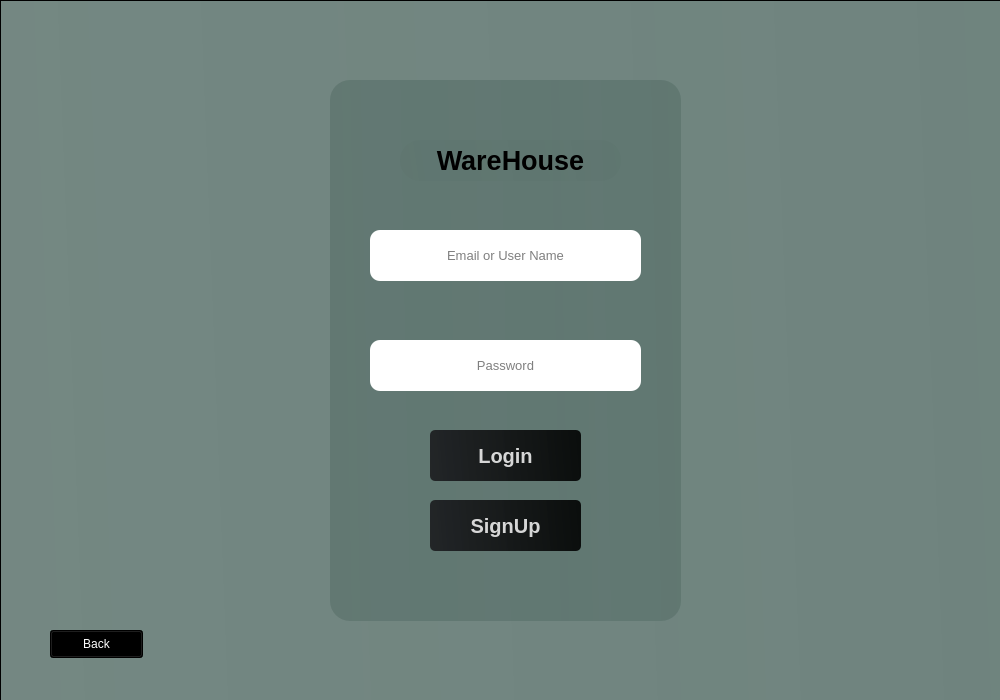
<?xml version="1.0" encoding="UTF-8"?>
<ui version="4.0">
 <class>Warehouse</class>
 <widget class="QWidget" name="Warehouse">
  <property name="geometry">
   <rect>
    <x>0</x>
    <y>0</y>
    <width>1000</width>
    <height>700</height>
   </rect>
  </property>
  <property name="windowTitle">
   <string>Form</string>
  </property>
  <widget class="QStackedWidget" name="Login">
   <property name="geometry">
    <rect>
     <x>0</x>
     <y>0</y>
     <width>1001</width>
     <height>701</height>
    </rect>
   </property>
   <property name="currentIndex">
    <number>0</number>
   </property>
   <widget class="QWidget" name="warehouse_login">
    <widget class="QLabel" name="Background_Image">
     <property name="geometry">
      <rect>
       <x>-70</x>
       <y>0</y>
       <width>1071</width>
       <height>700</height>
      </rect>
     </property>
     <property name="text">
      <string/>
     </property>
     <property name="pixmap">
      <pixmap>C:/Users/User/Downloads/1200.png</pixmap>
     </property>
    </widget>
    <widget class="QFrame" name="frame">
     <property name="geometry">
      <rect>
       <x>0</x>
       <y>0</y>
       <width>1001</width>
       <height>738</height>
      </rect>
     </property>
     <property name="styleSheet">
      <string notr="true">background-color: qlineargradient(spread:pad, x1:0, y1:0.505682, x2:1, y2:0.477, stop:0 rgba(95, 118, 112, 219), stop:1 rgba(95, 118, 112, 226));
</string>
     </property>
     <property name="frameShape">
      <enum>QFrame::StyledPanel</enum>
     </property>
     <property name="frameShadow">
      <enum>QFrame::Raised</enum>
     </property>
     <widget class="QFrame" name="frame_3">
      <property name="geometry">
       <rect>
        <x>330</x>
        <y>80</y>
        <width>351</width>
        <height>541</height>
       </rect>
      </property>
      <property name="font">
       <font>
        <pointsize>15</pointsize>
        <bold>true</bold>
       </font>
      </property>
      <property name="styleSheet">
       <string notr="true">border-radius: 20px
</string>
      </property>
      <property name="frameShape">
       <enum>QFrame::StyledPanel</enum>
      </property>
      <property name="frameShadow">
       <enum>QFrame::Raised</enum>
      </property>
      <widget class="QLabel" name="warehouse_login_Heading">
       <property name="geometry">
        <rect>
         <x>70</x>
         <y>60</y>
         <width>221</width>
         <height>41</height>
        </rect>
       </property>
       <property name="font">
        <font>
         <pointsize>20</pointsize>
         <bold>true</bold>
        </font>
       </property>
       <property name="text">
        <string>WareHouse</string>
       </property>
       <property name="alignment">
        <set>Qt::AlignCenter</set>
       </property>
      </widget>
      <widget class="QLineEdit" name="warehouse_login_Intput_UserName">
       <property name="geometry">
        <rect>
         <x>40</x>
         <y>150</y>
         <width>271</width>
         <height>51</height>
        </rect>
       </property>
       <property name="font">
        <font>
         <pointsize>10</pointsize>
        </font>
       </property>
       <property name="styleSheet">
        <string notr="true">background-color: rgb(255, 255, 255);
border-radius: 10px</string>
       </property>
       <property name="alignment">
        <set>Qt::AlignCenter</set>
       </property>
       <property name="placeholderText">
        <string>Email or User Name</string>
       </property>
      </widget>
      <widget class="QLineEdit" name="warehouse_login_Input_Password">
       <property name="geometry">
        <rect>
         <x>40</x>
         <y>260</y>
         <width>271</width>
         <height>51</height>
        </rect>
       </property>
       <property name="font">
        <font>
         <pointsize>10</pointsize>
        </font>
       </property>
       <property name="styleSheet">
        <string notr="true">background-color: rgb(255, 255, 255);
border-radius: 10px</string>
       </property>
       <property name="alignment">
        <set>Qt::AlignCenter</set>
       </property>
       <property name="placeholderText">
        <string>Password</string>
       </property>
      </widget>
      <widget class="QPushButton" name="warehouse_login_Button">
       <property name="geometry">
        <rect>
         <x>100</x>
         <y>350</y>
         <width>151</width>
         <height>51</height>
        </rect>
       </property>
       <property name="font">
        <font>
         <pointsize>15</pointsize>
         <bold>true</bold>
        </font>
       </property>
       <property name="styleSheet">
        <string notr="true">QPushButton#warehouse_login_Button{	
	background-color: qlineargradient(spread:pad, x1:0, y1:0.505682, x2:1, y2:0.477, stop:0 rgba(24, 24, 27, 219), stop:1 rgba(0, 0, 0, 226));
	color:rgba(255, 255, 255, 210);
	border-radius:5px;
}
QPushButton#warehouse_login_Button:hover{	
	background-color: qlineargradient(spread:pad, x1:0, y1:0.505682, x2:1, y2:0.477, stop:0 rgba(86, 86, 86, 219), stop:1 rgba(180, 180, 181, 226));
}
QPushButton#warehouse_login_Button:pressed{	
	padding-left:5px;
	padding-top:5px;
	background-color:rgba(105, 118, 132, 200);
}</string>
       </property>
       <property name="text">
        <string>Login</string>
       </property>
      </widget>
      <widget class="QPushButton" name="warehouse_goto_signup_Button_2">
       <property name="geometry">
        <rect>
         <x>100</x>
         <y>420</y>
         <width>151</width>
         <height>51</height>
        </rect>
       </property>
       <property name="font">
        <font>
         <pointsize>15</pointsize>
         <bold>true</bold>
        </font>
       </property>
       <property name="styleSheet">
        <string notr="true">QPushButton#warehouse_goto_signup_Button_2{	
	background-color: qlineargradient(spread:pad, x1:0, y1:0.505682, x2:1, y2:0.477, stop:0 rgba(24, 24, 27, 219), stop:1 rgba(0, 0, 0, 226));
	color:rgba(255, 255, 255, 210);
	border-radius:5px;
}
QPushButton#warehouse_goto_signup_Button_2:hover{	
	background-color: qlineargradient(spread:pad, x1:0, y1:0.505682, x2:1, y2:0.477, stop:0 rgba(86, 86, 86, 219), stop:1 rgba(180, 180, 181, 226));
}
QPushButton#warehouse_goto_signup_Button_2:pressed{	
	padding-left:5px;
	padding-top:5px;
	background-color:rgba(105, 118, 132, 200);
}</string>
       </property>
       <property name="text">
        <string>SignUp</string>
       </property>
      </widget>
     </widget>
     <widget class="QPushButton" name="BackToMenu">
      <property name="geometry">
       <rect>
        <x>50</x>
        <y>630</y>
        <width>93</width>
        <height>28</height>
       </rect>
      </property>
      <property name="styleSheet">
       <string notr="true">background-color: rgb(0, 0, 0);
color: rgb(255, 255, 255);</string>
      </property>
      <property name="text">
       <string>Back</string>
      </property>
     </widget>
    </widget>
   </widget>
   <widget class="QWidget" name="seller_menu">
    <widget class="QWidget" name="left_side" native="true">
     <property name="geometry">
      <rect>
       <x>0</x>
       <y>0</y>
       <width>301</width>
       <height>701</height>
      </rect>
     </property>
     <property name="styleSheet">
      <string notr="true">background-color: rgb(22, 25, 29);</string>
     </property>
     <widget class="QWidget" name="Menu" native="true">
      <property name="geometry">
       <rect>
        <x>10</x>
        <y>30</y>
        <width>271</width>
        <height>61</height>
       </rect>
      </property>
      <widget class="QPushButton" name="Menu_Button">
       <property name="geometry">
        <rect>
         <x>30</x>
         <y>10</y>
         <width>231</width>
         <height>51</height>
        </rect>
       </property>
       <property name="font">
        <font>
         <pointsize>14</pointsize>
         <bold>true</bold>
        </font>
       </property>
       <property name="styleSheet">
        <string notr="true">QPushButton#Menu_Button{	
	border-radius:7px;
	background-color: rgb(246, 218, 232);
}

</string>
       </property>
       <property name="text">
        <string>  Menu</string>
       </property>
       <property name="icon">
        <iconset>
         <normaloff>../icons/home.svg</normaloff>../icons/home.svg</iconset>
       </property>
       <property name="iconSize">
        <size>
         <width>24</width>
         <height>24</height>
        </size>
       </property>
      </widget>
     </widget>
     <widget class="QWidget" name="Others" native="true">
      <property name="geometry">
       <rect>
        <x>19</x>
        <y>109</y>
        <width>261</width>
        <height>571</height>
       </rect>
      </property>
      <widget class="QPushButton" name="Add_product">
       <property name="geometry">
        <rect>
         <x>20</x>
         <y>20</y>
         <width>231</width>
         <height>51</height>
        </rect>
       </property>
       <property name="font">
        <font>
         <pointsize>12</pointsize>
         <bold>true</bold>
        </font>
       </property>
       <property name="styleSheet">
        <string notr="true">QPushButton#Add_product{	
	border-radius:7px;
background-color: rgb(246, 218, 232);
}</string>
       </property>
       <property name="text">
        <string>  Add Item</string>
       </property>
       <property name="icon">
        <iconset>
         <normaloff>../icons/add-product.png</normaloff>../icons/add-product.png</iconset>
       </property>
       <property name="iconSize">
        <size>
         <width>26</width>
         <height>26</height>
        </size>
       </property>
      </widget>
      <widget class="QPushButton" name="Remove_product">
       <property name="geometry">
        <rect>
         <x>20</x>
         <y>100</y>
         <width>231</width>
         <height>51</height>
        </rect>
       </property>
       <property name="font">
        <font>
         <pointsize>12</pointsize>
         <bold>true</bold>
        </font>
       </property>
       <property name="styleSheet">
        <string notr="true">QPushButton#Remove_product{	
	border-radius:7px;
	background-color: rgb(246, 218, 232);
}</string>
       </property>
       <property name="text">
        <string>  Remove Item</string>
       </property>
       <property name="icon">
        <iconset>
         <normaloff>../icons/remove.png</normaloff>../icons/remove.png</iconset>
       </property>
       <property name="iconSize">
        <size>
         <width>24</width>
         <height>24</height>
        </size>
       </property>
      </widget>
      <widget class="QPushButton" name="Update_password">
       <property name="geometry">
        <rect>
         <x>20</x>
         <y>270</y>
         <width>231</width>
         <height>51</height>
        </rect>
       </property>
       <property name="font">
        <font>
         <pointsize>12</pointsize>
         <bold>true</bold>
        </font>
       </property>
       <property name="styleSheet">
        <string notr="true">QPushButton#Update_password{	
	border-radius: 7px;
	background-color: rgb(246, 218, 232);
}</string>
       </property>
       <property name="text">
        <string>  Update Password</string>
       </property>
       <property name="icon">
        <iconset>
         <normaloff>../icons/settings.svg</normaloff>../icons/settings.svg</iconset>
       </property>
       <property name="iconSize">
        <size>
         <width>24</width>
         <height>24</height>
        </size>
       </property>
      </widget>
      <widget class="QPushButton" name="Sold_items">
       <property name="geometry">
        <rect>
         <x>20</x>
         <y>180</y>
         <width>231</width>
         <height>51</height>
        </rect>
       </property>
       <property name="font">
        <font>
         <pointsize>12</pointsize>
         <bold>true</bold>
        </font>
       </property>
       <property name="styleSheet">
        <string notr="true">QPushButton#Sold_items{	
	border-radius:7px;
	background-color: rgb(246, 218, 232);
}</string>
       </property>
       <property name="text">
        <string>  Sold Items</string>
       </property>
       <property name="icon">
        <iconset>
         <normaloff>../icons/sold.png</normaloff>../icons/sold.png</iconset>
       </property>
       <property name="iconSize">
        <size>
         <width>32</width>
         <height>32</height>
        </size>
       </property>
      </widget>
     </widget>
    </widget>
    <widget class="QWidget" name="main" native="true">
     <property name="geometry">
      <rect>
       <x>300</x>
       <y>0</y>
       <width>701</width>
       <height>701</height>
      </rect>
     </property>
     <property name="font">
      <font>
       <pointsize>12</pointsize>
      </font>
     </property>
     <property name="styleSheet">
      <string notr="true">background-color: rgb(31, 35, 42);
</string>
     </property>
    </widget>
   </widget>
   <widget class="QWidget" name="page"/>
  </widget>
 </widget>
 <resources/>
 <connections/>
</ui>
